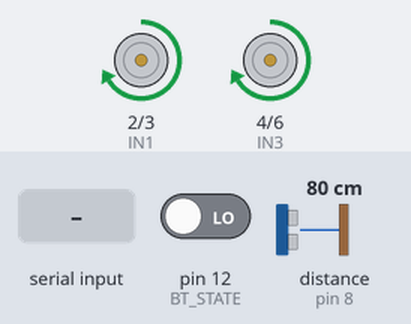
Bench run of a sketch on a simulated Arduino Uno, built with avr-gcc and run on an emulated ATmega328P. Parts: motor-driver pin pairs drawn as motors (green arrow = first pin HIGH = forward, orange = second pin HIGH = backward, longer = more drive, scaled by the enable pin). Wiring (inferred from the names in the program): ultrasonic range finder: trigger pin 7; echo pin 8. Inputs (shaded band) come from the test bench; at power-on: distance to the obstacle (sensor on pin 8) 80 cm, pin 12 (BT_STATE) LOW. The echo pulse lasts 58.3 µs per cm.

Above: at 1.2 s.
1.3 s: distance to the obstacle (sensor on pin 8) set to 12 cm
2.8 s: distance to the obstacle (sensor on pin 8) set to 9 cm
At 4.1 s:
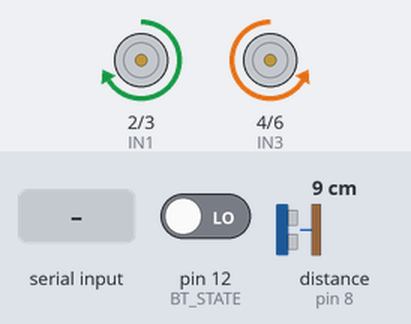
5.8 s: "L" received over the second serial link
At 6.2 s:
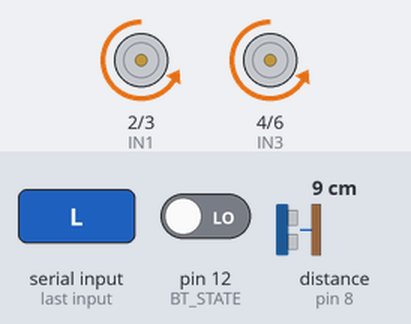
7.4 s: "S" received over the second serial link
At 10.2 s:
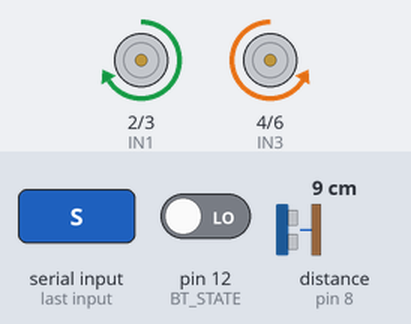
10.4 s: pin 12 (BT_STATE) driven HIGH
11.9 s: "F" received over the second serial link
At 13.3 s:
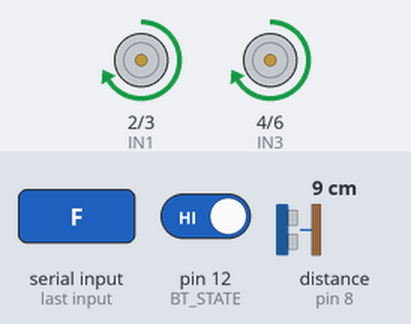
Timing chart, 0 to 14.4 s (numbered marks = the images above; inputs shaded):
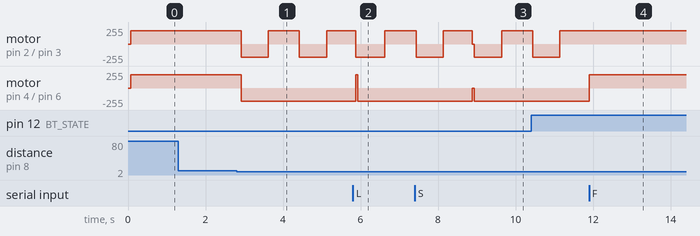

The sketch:

sketchrobotaby.ino
```cpp
#include <SoftwareSerial.h>

// Pines del L298N
const int ENA = 9;
const int IN1 = 2;
const int IN2 = 3;
const int IN3 = 4;
const int IN4 = 6;
const int ENB = 5;

// Sensor ultrasónico
const int TRIG = 7;
const int ECHO = 8;
const int DISTANCIA_UMBRAL = 10;

// Módulo Bluetooth
SoftwareSerial BT(10, 11); // RX, TX
const int BT_STATE = 12;   // Pin conectado al pin STATE del HC-05

bool modoAutomatico = true;

void setup() {
  // Motores
  pinMode(ENA, OUTPUT);
  pinMode(ENB, OUTPUT);
  pinMode(IN1, OUTPUT);
  pinMode(IN2, OUTPUT);
  pinMode(IN3, OUTPUT);
  pinMode(IN4, OUTPUT);

  // Sensor ultrasónico
  pinMode(TRIG, OUTPUT);
  pinMode(ECHO, INPUT);

  // Bluetooth
  pinMode(BT_STATE, INPUT);
  BT.begin(9600);

  // Velocidad inicial
  analogWrite(ENA, 200);
  analogWrite(ENB, 200);
}

void loop() {
  // Desactiva el modo automático si se detecta conexión Bluetooth
  if (digitalRead(BT_STATE) == HIGH) {
    modoAutomatico = false;
  }

  // Leer comando Bluetooth si hay
  if (BT.available()) {
    char comando = BT.read();
    manejarComando(comando);
  }

  // Modo automático si no hay conexión y está activado
  if (modoAutomatico) {
    long distancia = medirDistanciaEstable();

    if (distancia > 0 && distancia < DISTANCIA_UMBRAL) {
      retroceder();
      delay(700);
      girarDerecha();
      delay(700);
    } else {
      avanzar();
    }

    delay(50);
  }
}

// Procesar comandos del celular
void manejarComando(char c) {
  c = toupper(c);

  switch (c) {
    case 'F':
      avanzar();
      break;
    case 'B':
      retroceder();
      break;
    case 'L':
      girarIzquierda();
      break;
    case 'R':
      girarDerecha();
      break;
    case 'S':
      detener();
      break;
    case 'A':
      modoAutomatico = true;  // Reactivar sensor si se desea
      break;
  }
}

// Movimiento
void avanzar() {
  digitalWrite(IN1, HIGH);
  digitalWrite(IN2, LOW);
  digitalWrite(IN3, HIGH);
  digitalWrite(IN4, LOW);
}

void retroceder() {
  digitalWrite(IN1, LOW);
  digitalWrite(IN2, HIGH);
  digitalWrite(IN3, LOW);
  digitalWrite(IN4, HIGH);
}

void girarDerecha() {
  digitalWrite(IN1, HIGH);
  digitalWrite(IN2, LOW);
  digitalWrite(IN3, LOW);
  digitalWrite(IN4, HIGH);
}

void girarIzquierda() {
  digitalWrite(IN1, LOW);
  digitalWrite(IN2, HIGH);
  digitalWrite(IN3, HIGH);
  digitalWrite(IN4, LOW);
}

void detener() {
  digitalWrite(IN1, LOW);
  digitalWrite(IN2, LOW);
  digitalWrite(IN3, LOW);
  digitalWrite(IN4, LOW);
}

// Sensor ultrasónico
long medirDistanciaEstable() {
  long suma = 0;
  for (int i = 0; i < 5; i++) {
    suma += medirDistancia();
    delay(10);
  }
  return suma / 5;
}

long medirDistancia() {
  digitalWrite(TRIG, LOW);
  delayMicroseconds(2);
  digitalWrite(TRIG, HIGH);
  delayMicroseconds(10);
  digitalWrite(TRIG, LOW);

  long duracion = pulseIn(ECHO, HIGH, 30000);
  if (duracion == 0) return 999;

  long distancia = duracion * 0.034 / 2;
  return distancia;
}
```

Measured:
- the behaviour switches between 11 and 10 cm on distance to the obstacle (sensor on pin 8) (found by bisection; images 0 and 1)
- after the input at 1.3 s, every drawn part: stays the same
- after the input at 2.8 s, motor on pin 2 (IN1) / pin 3 (IN2): alternates forward 200/255 for 0.81 s and backward 200/255 for 0.70 s, starting after 0.12 s; motor on pin 4 (IN3) / pin 6 (IN4): forward 200/255 → backward 200/255 after 0.12 s
- after the input at 5.8 s, motor on pin 4 (IN3) / pin 6 (IN4): backward 200/255 → forward 200/255 after 0.07 s, → backward 200/255 0.06 s later
- after the input at 7.4 s, motor on pin 4 (IN3) / pin 6 (IN4): backward 200/255 → stopped after 1.5 s, → backward 200/255 0.06 s later
- after the input at 11.9 s, motor on pin 4 (IN3) / pin 6 (IN4): backward 200/255 → forward 200/255 at once
